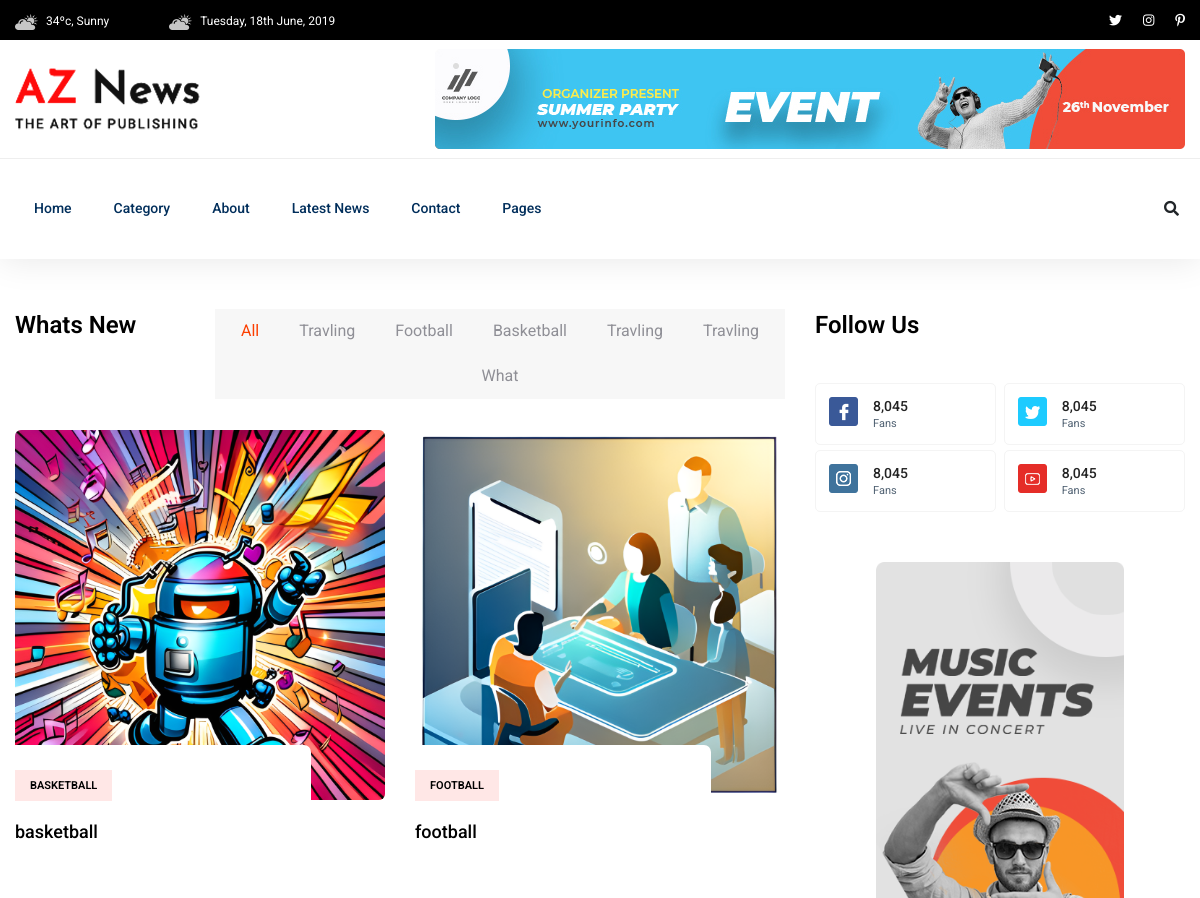
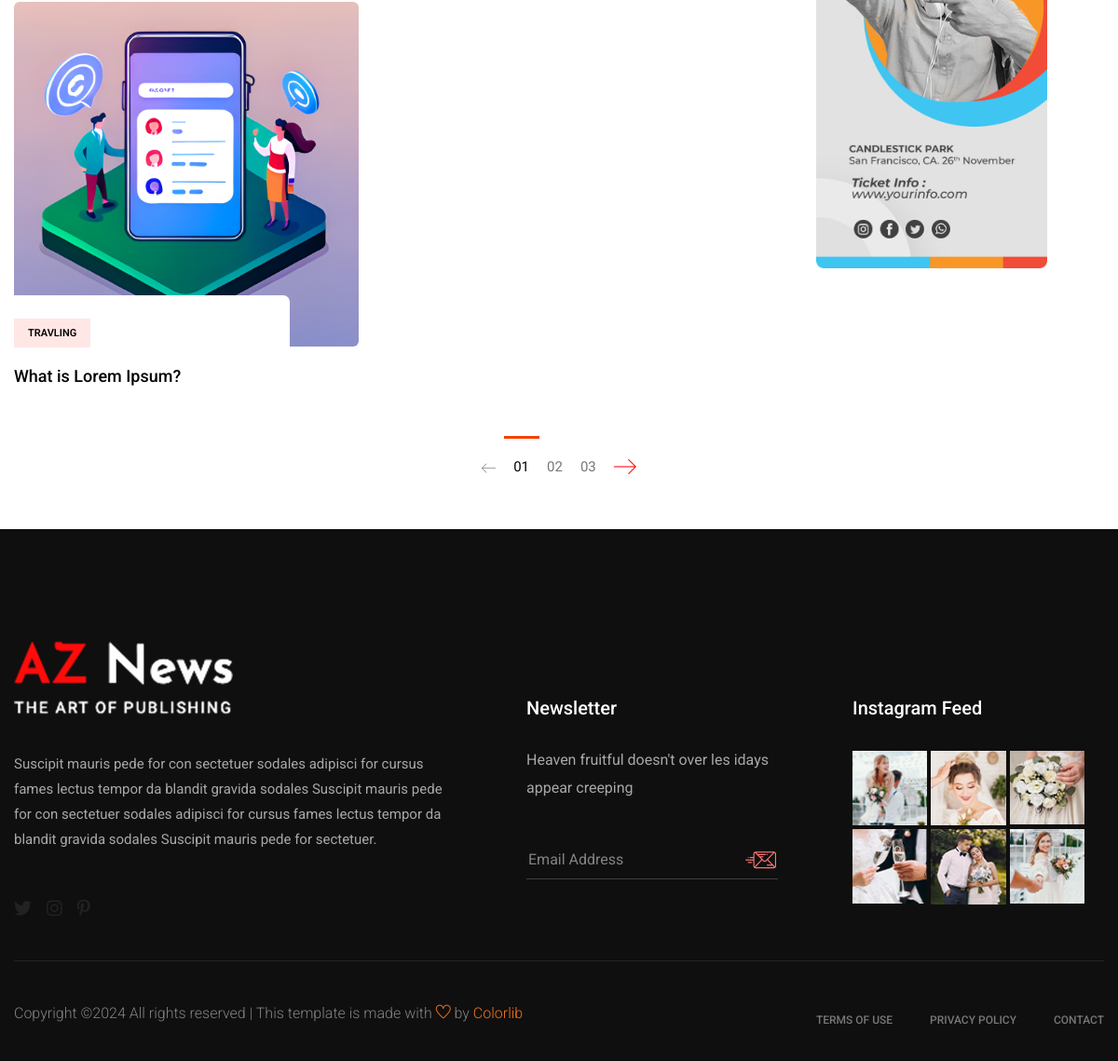
The app's page /categori with its own data (2 pictures, top to bottom).
### myapp/models.py (models this page shows, shortened)
class NewsCategori(models.Model):
    categori_name = models.CharField(max_length=150)
    class Meta:
        ordering = ['id',]
    def __str__(self):
        return self.categori_name

class NewsDetails(models.Model):
    categori = models.ForeignKey(NewsCategori, on_delete=models.CASCADE, related_name ="newcategori")
    image =models.ImageField(upload_to ='newimage/')
    title = models.CharField(max_length=150)
    discriptions = RichTextField()
    news_slug = AutoSlugField(populate_from='title', unique = True, default =None)
    class Meta:
        ordering = ['-id',]

### myapp/views.py (the view)
# urls.py: path('categori',views.categori,name="categori"),
def categori(request):
    allcategori =  NewsCategori.objects.all()
    allnews= NewsDetails.objects.all()
    return render(request,'myapp/categori.html',{'categories':allcategori,
                                                 'all_news':allnews
                                                 })

### myapp/templates/myapp/categori.html (shortened to what this page needs)
{% extends 'myapp/base.html' %}
{% load static %}
{% block content %}
    <main>
    <section class="whats-news-area pt-50 pb-20">
        <div class="container">
            <div class="row">
            <div class="col-lg-8">
                <div class="row d-flex justify-content-between">
                    <div class="col-lg-3 col-md-3">
                        <div class="section-tittle mb-30">
                            <h3>Whats New</h3>
                        </div>
                    </div>
                    <div class="col-lg-9 col-md-9">
                        <div class="properties__button">
                            <nav>
                                <div class="nav nav-tabs" id="nav-tab" role="tablist">
                                    <a class="nav-item nav-link active" id="nav-home-tab" data-toggle="tab" href="#nav-home" role="tab" aria-controls="nav-home" aria-selected="true">All</a>
                                    {% for item in categories %}
                                    <a class="nav-item nav-link" id="nav-profile-tab" data-toggle="tab" href="#nav-profile-{{item.id}}" role="tab" aria-controls="nav-profile" aria-selected="false">{{item.categori_name}}</a>
                                    {% endfor %}
                                </div>
                            </nav>
                        </div>
                    </div>
                </div>
                <div class="row">
                    <div class="col-12">
                        <div class="tab-content" id="nav-tabContent">
                            <div class="tab-pane fade show active" id="nav-home" role="tabpanel" aria-labelledby="nav-home-tab">
                                <div class="whats-news-caption">
                                    <div class="row">
                                        {% for news in all_news%}
                                        <div class="col-lg-6 col-md-6">
                                            <div class="single-what-news mb-100">
                                                <div class="what-img">
                                                    <img src="{{news.image.url}}" alt="">
                                                </div>
                                                <div class="what-cap">
                                                    <span class="color1">{{news.categori}}</span>
                                                    <h4><a href="#">{{news.title}}</a></h4>
                                                </div>
                                            </div>
                                        </div>
                                        {% endfor %}
                                    </div>
                                </div>
                            </div>
                        </div>
                    </div>
                </div>
            </div>
            <div class="col-lg-4">
                <div class="section-tittle mb-40">
                    <h3>Follow Us</h3>
                </div>
                <div class="single-follow mb-45">
                    <div class="single-box">
                        <div class="follow-us d-flex align-items-center">
                            <div class="follow-social">
                                <a href="#"><img src="{%static 'myapp/assets/img/news/icon-fb.png'%}" alt=""></a>
                            </div>
                            <div class="follow-count">
                                <span>8,045</span>
                                <p>Fans</p>
                            </div>
                        </div>
                        <div class="follow-us d-flex align-items-center">
                            <div class="follow-social">
                                <a href="#"><img src="{%static 'myapp/assets/img/news/icon-tw.png'%}" alt=""></a>
                            </div>
                            <div class="follow-count">
                                <span>8,045</span>
                                <p>Fans</p>
                            </div>
                        </div>
                            <div class="follow-us d-flex align-items-center">
                            <div class="follow-social">
                                <a href="#"><img src="{%static 'myapp/assets/img/news/icon-ins.png'%}" alt=""></a>
                            </div>
                            <div class="follow-count">
                                <span>8,045</span>
                                <p>Fans</p>
                            </div>
                        </div>
                        <div class="follow-us d-flex align-items-center">
                            <div class="follow-social">
                                <a href="#"><img src="{%static 'myapp/assets/img/news/icon-yo.png'%}" alt=""></a>
                            </div>
                            <div class="follow-count">
                                <span>8,045</span>
                                <p>Fans</p>
                            </div>
                        </div>
                    </div>
                </div>
                <div class="news-poster d-none d-lg-block">
                    <img src="{%static 'myapp/assets/img/news/news_card.jpg'%}" alt="">
                </div>
            </div>
            </div>
        </div>
    </section>
    <div class="pagination-area pb-45 text-center">
        <div class="container">
            <div class="row">
                <div class="col-xl-12">
                    <div class="single-wrap d-flex justify-content-center">
                        <nav aria-label="Page navigation example">
                            <ul class="pagination justify-content-start">
                              <li class="page-item"><a class="page-link" href="#"><span class="flaticon-arrow roted"></span></a></li>
                                <li class="page-item active"><a class="page-link" href="#">01</a></li>
                                <li class="page-item"><a class="page-link" href="#">02</a></li>
                                <li class="page-item"><a class="page-link" href="#">03</a></li>
                              <li class="page-item"><a class="page-link" href="#"><span class="flaticon-arrow right-arrow"></span></a></li>
                            </ul>
                          </nav>
                    </div>
                </div>
            </div>
        </div>
    </div>
    </main>
   {% endblock %}

### records on screen
NewsCategori: categori_name "Travling"
NewsCategori: categori_name "Football"
NewsCategori: categori_name "Basketball"
NewsCategori: categori_name "Travling"
NewsCategori: categori_name "Travling"
NewsCategori: categori_name "What"
NewsDetails: image (picture), categori "BASKETBALL", title "basketball"
NewsDetails: image (picture), categori "FOOTBALL", title "football"
NewsDetails: image (picture), categori "TRAVLING", title "What is Lorem Ipsum?"
